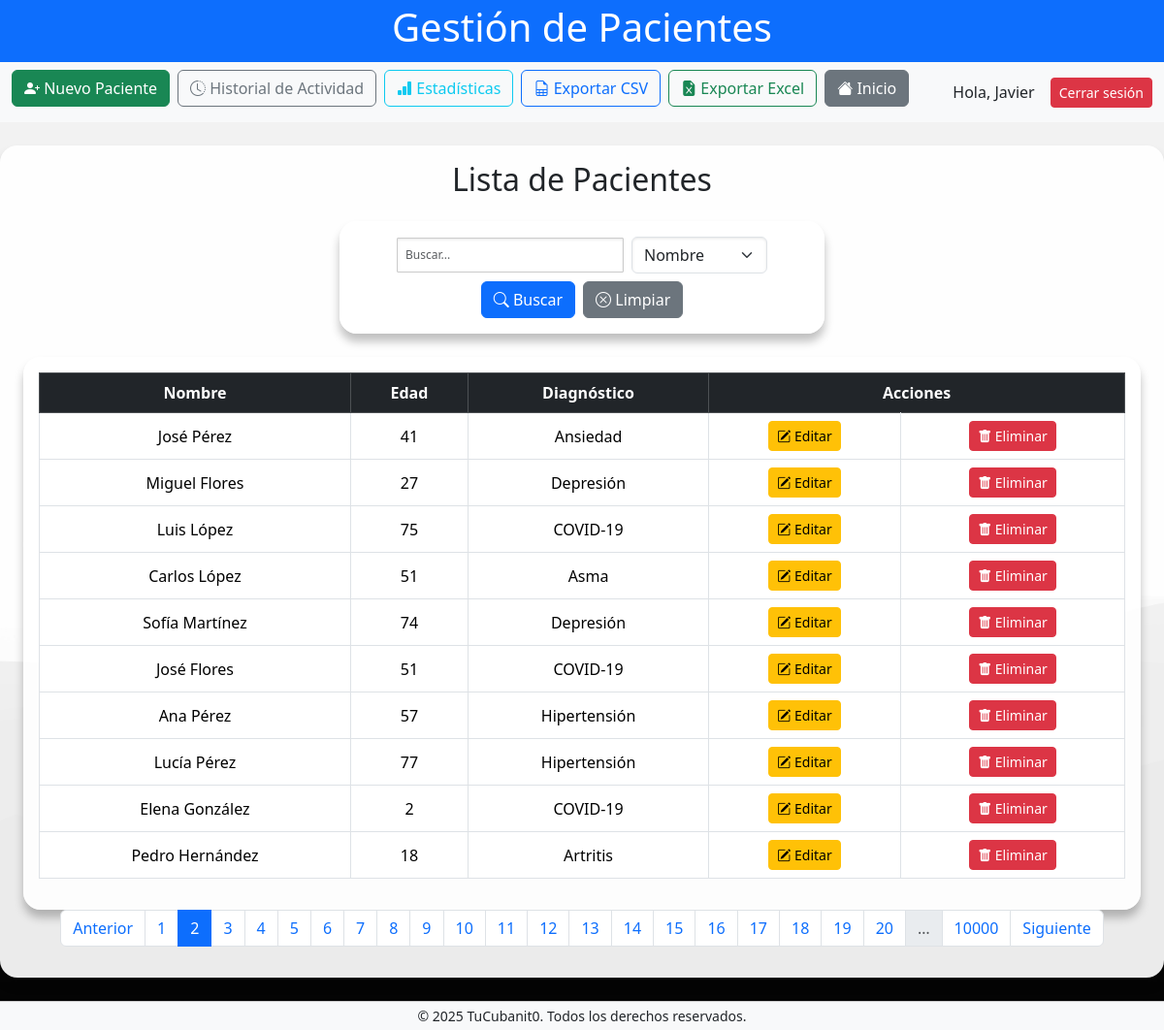
/?pagina=2&buscar=&filtro=nombre (signed in), run on the app's committed database.
### tables this page shows
CREATE TABLE Pacientes (
                id INTEGER PRIMARY KEY AUTOINCREMENT,
                nombre TEXT NOT NULL,
                edad INTEGER NOT NULL,
                diagnostico TEXT NOT NULL
            );

### app.py (the view)
@app.route('/')
def index():
    try:
        por_pagina = 10
        pagina = int(request.args.get('pagina', 1))
        offset = (pagina - 1) * por_pagina
        busqueda = request.args.get('buscar', '').strip()
        filtro = request.args.get('filtro', 'nombre')  # puede ser 'nombre' o 'diagnostico'
        if busqueda:
            filtro = request.args.get('filtro', 'nombre')
            if filtro == 'diagnostico':
                pacientes = db.buscar_pacientes_por_diagnostico(busqueda, limit=por_pagina, offset=offset)
                total_pacientes = db.contar_pacientes_por_diagnostico(busqueda)
            else:
                pacientes = db.buscar_pacientes_por_nombre(busqueda, limit=por_pagina, offset=offset)
                total_pacientes = db.contar_pacientes_busqueda(busqueda)
        else:
            pacientes = db.obtener_pacientes(limit=por_pagina, offset=offset)
            total_pacientes = db.contar_pacientes()
        total_paginas = (total_pacientes + por_pagina - 1) // por_pagina
        return render_template('index.html', pacientes=pacientes, pagina=pagina,
                               total_paginas=total_paginas, buscar=busqueda, filtro=filtro)
    except Exception as e:
        logger.error(f"Error al obtener pacientes: {e}")
        return render_template('error.html', message="No se pudo obtener la lista de pacientes.")

### app.py (called while the page is built)
@app.before_request
def requerir_login():
    rutas_abiertas = ['login', 'registro_usuario', 'static']
    if not session.get('usuario') and not any(r in request.endpoint for r in rutas_abiertas):
        return redirect(url_for('login'))

@app.context_processor
def inject_current_year():
    return {'current_year': datetime.now().year}

### db.py (called while the page is built)
def obtener_conexion():
    return sqlite3.connect(DATABASE_PATH)

def handle_db_error(func):
    def wrapper(*args, **kwargs):
        try:
            return func(*args, **kwargs)
        except sqlite3.Error as e:
            print(f"Database error in {func.__name__}: {e}")
            return None
    return wrapper

@handle_db_error
def obtener_pacientes(limit=10, offset=0):
    conn = obtener_conexion()
    conn.row_factory = sqlite3.Row
    cursor = conn.cursor()
    cursor.execute("SELECT * FROM Pacientes LIMIT ? OFFSET ?", (limit, offset))
    pacientes = cursor.fetchall()
    conn.close()
    return pacientes

@handle_db_error
def contar_pacientes():
    conn = obtener_conexion()
    cursor = conn.cursor()
    cursor.execute("SELECT COUNT(*) FROM Pacientes")
    total = cursor.fetchone()[0]
    conn.close()
    return total

### templates/index.html (shortened to what this page needs)
{% extends 'base.html' %}
{% block content %}
<section class="container-fluid">
    <h2 class="mb-4 text-center">Lista de Pacientes</h2>
    <form method="GET" action="{{ url_for('index') }}" class="mb-4 d-flex justify-content-center align-items-center gap-2 flex-wrap">
        <input type="text" name="buscar" placeholder="Buscar..." class="form-control w-50"
            value="{{ request.args.get('buscar', '') }}">
        <select name="filtro" class="form-select w-auto">
            <option value="nombre" {% if request.args.get('filtro', 'nombre') == 'nombre' %}selected{% endif %}>Nombre</option>
        </select>
        <button type="submit" class="btn btn-primary">
            <i class="bi bi-search"></i> Buscar
        </button>
        <a href="{{ url_for('index') }}" class="btn btn-secondary">
            <i class="bi bi-x-circle"></i> Limpiar
        </a>
    </form>
    <div class="table-responsive">
        <table class="table table-bordered table-hover align-middle text-center">
            <thead class="table-dark">
                <tr>
                    <th>Nombre</th>
                    <th>Edad</th>
                    <th>Diagnóstico</th>
                    <th colspan="2">Acciones</th>
                </tr>
            </thead>
            <tbody>
                {% for paciente in pacientes %}
                <tr>
                    <td>{{ paciente[1] }}</td>
                    <td>{{ paciente[2] }}</td>
                    <td>{{ paciente[3] }}</td>
                    <td>
                        <a href="{{ url_for('editar_paciente', id=paciente[0]) }}" class="btn btn-warning btn-sm">
                            <i class="bi bi-pencil-square"></i> Editar
                        </a>
                    </td>
                    <td>
                        <a href="{{ url_for('eliminar_paciente', id=paciente[0]) }}" class="btn btn-danger btn-sm"
                            onclick="return confirm('¿Estás seguro que deseas eliminar este paciente?');">
                            <i class="bi bi-trash-fill"></i> Eliminar
                        </a>
                    </td>
                </tr>
                {% else %}
                <tr>
                    <td colspan="5">No hay pacientes registrados.</td>
                </tr>
                {% endfor %}
            </tbody>
        </table>
    </div>
<nav aria-label="Paginación de pacientes">
    <ul class="pagination justify-content-center">
        {% if pagina > 1 %}
        <li class="page-item">
            <a class="page-link" href="{{ url_for('index', pagina=pagina-1, buscar=buscar, filtro=filtro) }}">Anterior</a>
        </li>
        {% endif %}
        {% set max_paginas_mostrar = 20 %}
        {% set mitad_rango = max_paginas_mostrar // 2 %}
        {% set inicio = pagina - mitad_rango if pagina - mitad_rango > 1 else 1 %}
        {% set fin = inicio + max_paginas_mostrar - 1 %}
        {% if fin > total_paginas %}
            {% set fin = total_paginas %}
            {% set inicio = fin - max_paginas_mostrar + 1 if fin - max_paginas_mostrar + 1 > 1 else 1 %}
        {% endif %}
        {% for p in range(inicio, fin + 1) %}
        <li class="page-item {% if p == pagina %}active{% endif %}">
            <a class="page-link" href="{{ url_for('index', pagina=p, buscar=buscar, filtro=filtro) }}">{{ p }}</a>
        </li>
        {% endfor %}
        {% if fin < total_paginas %}
        <li class="page-item disabled"><span class="page-link">…</span></li>
        <li class="page-item">
            <a class="page-link" href="{{ url_for('index', pagina=total_paginas, buscar=buscar, filtro=filtro) }}">{{ total_paginas }}</a>
        </li>
        {% endif %}
        {% if pagina < total_paginas %}
        <li class="page-item">
            <a class="page-link" href="{{ url_for('index', pagina=pagina+1, buscar=buscar, filtro=filtro) }}">Siguiente</a>
        </li>
        {% endif %}
    </ul>
</nav>
</section>
{% endblock %}

### static/css/style.css (style rules this page uses)
body { background-image: url('711093.jpg'); background-size: cover; background-repeat: no-repeat; background-attachment: fixed; background-position: center; margin: 0; font-family: 'Segoe UI', Tahoma, Geneva, Verdana, sans-serif; color: #333; }
main, .table-responsive, form, .card { background-color: rgba(255, 255, 255, 0.92); padding: 16px; border-radius: 18px; box-shadow: 0 8px 10px rgba(0, 0, 0, 0.25); animation: fadeIn 0.7s ease-in-out; }
form { max-width: 500px; margin: auto; }
input[type="text"], input[type="password"], input[type="number"], input[type="search"], textarea, select { width: 100%; padding: 8px; margin-bottom: 1px; border-radius: 1px; border: 1px solid #ccc; font-size: 12px; box-shadow: inset 0 1px 3px rgba(0,0,0,0.1); }
button, .btn { padding: 10px 18px; font-weight: bold; border-radius: 6px; transition: all 0.3s ease; }
.table th, .table td { vertical-align: middle !important; text-align: center; }
.table thead { background-color: #343a40; color: white; }

### data on the page
Pacientes: nombre "José Pérez", edad "41", diagnostico "Ansiedad"
Pacientes: nombre "Miguel Flores", edad "27", diagnostico "Depresión"
Pacientes: nombre "Luis López", edad "75", diagnostico "COVID-19"
Pacientes: nombre "Carlos López", edad "51", diagnostico "Asma"
Pacientes: nombre "Sofía Martínez", edad "74", diagnostico "Depresión"
Pacientes: nombre "José Flores", edad "51", diagnostico "COVID-19"
Pacientes: nombre "Ana Pérez", edad "57", diagnostico "Hipertensión"
Pacientes: nombre "Lucía Pérez", edad "77", diagnostico "Hipertensión"
Pacientes: nombre "Elena González", edad "2", diagnostico "COVID-19"
Pacientes: nombre "Pedro Hernández", edad "18", diagnostico "Artritis"

### other printed values
{{ session.get('usuario', 'Invitado') }} "Javier"
{{ p }} "1" "2" "3" "4" "5" "6" "7" "8" "9" "10" "11" "12" "13" "14" "15" "16" "17" "18" "19" "20"
{{ total_paginas }} "10000"
